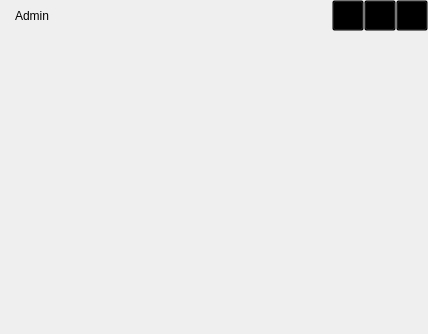
<?xml version="1.0" encoding="UTF-8"?>
<ui version="4.0">
 <class>MainWindow</class>
 <widget class="QWidget" name="MainWindow">
  <property name="geometry">
   <rect>
    <x>0</x>
    <y>0</y>
    <width>428</width>
    <height>334</height>
   </rect>
  </property>
  <property name="minimumSize">
   <size>
    <width>400</width>
    <height>300</height>
   </size>
  </property>
  <layout class="QVBoxLayout" name="verticalLayout">
   <property name="spacing">
    <number>0</number>
   </property>
   <property name="sizeConstraint">
    <enum>QLayout::SetMinAndMaxSize</enum>
   </property>
   <property name="leftMargin">
    <number>0</number>
   </property>
   <property name="topMargin">
    <number>0</number>
   </property>
   <property name="rightMargin">
    <number>0</number>
   </property>
   <property name="bottomMargin">
    <number>0</number>
   </property>
   <item>
    <layout class="QHBoxLayout" name="horizontalLayout" stretch="0,4,0,0,0">
     <property name="spacing">
      <number>0</number>
     </property>
     <item>
      <widget class="QLabel" name="label_title">
       <property name="minimumSize">
        <size>
         <width>64</width>
         <height>0</height>
        </size>
       </property>
       <property name="text">
        <string>Admin</string>
       </property>
       <property name="alignment">
        <set>Qt::AlignCenter</set>
       </property>
      </widget>
     </item>
     <item>
      <widget class="QListWidget" name="listWidget">
       <property name="maximumSize">
        <size>
         <width>16777215</width>
         <height>32</height>
        </size>
       </property>
       <property name="styleSheet">
        <string notr="true">QListWidget { background-color: transparent; border: none;}</string>
       </property>
       <property name="flow">
        <enum>QListView::LeftToRight</enum>
       </property>
      </widget>
     </item>
     <item>
      <widget class="QToolButton" name="toolButton_min">
       <property name="styleSheet">
        <string notr="true">QToolButton { background-color: transparent; }
QToolButton:hover { background-color: rgba(102, 102, 102, 0.5); }</string>
       </property>
       <property name="icon">
        <iconset resource="resource/resource.qrc">
         <normaloff>:/icon/window_min.svg</normaloff>:/icon/window_min.svg</iconset>
       </property>
       <property name="iconSize">
        <size>
         <width>24</width>
         <height>24</height>
        </size>
       </property>
      </widget>
     </item>
     <item>
      <widget class="QToolButton" name="toolButton_max">
       <property name="styleSheet">
        <string notr="true">QToolButton { background-color: transparent; }
QToolButton:hover { background-color: rgba(102, 102, 102, 0.5); }</string>
       </property>
       <property name="icon">
        <iconset resource="resource/resource.qrc">
         <normaloff>:/icon/window_max.svg</normaloff>:/icon/window_max.svg</iconset>
       </property>
       <property name="iconSize">
        <size>
         <width>24</width>
         <height>24</height>
        </size>
       </property>
      </widget>
     </item>
     <item>
      <widget class="QToolButton" name="toolButton_close">
       <property name="styleSheet">
        <string notr="true">QToolButton { background-color: transparent; }
QToolButton:hover { background-color: rgba(255, 0, 0, 0.5); }</string>
       </property>
       <property name="icon">
        <iconset resource="resource/resource.qrc">
         <normaloff>:/icon/window_close.svg</normaloff>:/icon/window_close.svg</iconset>
       </property>
       <property name="iconSize">
        <size>
         <width>24</width>
         <height>24</height>
        </size>
       </property>
      </widget>
     </item>
    </layout>
   </item>
   <item>
    <widget class="QStackedWidget" name="stackedWidget">
     <property name="minimumSize">
      <size>
       <width>400</width>
       <height>300</height>
      </size>
     </property>
     <widget class="QWidget" name="page"/>
    </widget>
   </item>
  </layout>
 </widget>
 <resources>
  <include location="resource/resource.qrc"/>
 </resources>
 <connections>
  <connection>
   <sender>toolButton_close</sender>
   <signal>clicked()</signal>
   <receiver>MainWindow</receiver>
   <slot>close()</slot>
   <hints>
    <hint type="sourcelabel">
     <x>411</x>
     <y>16</y>
    </hint>
    <hint type="destinationlabel">
     <x>213</x>
     <y>166</y>
    </hint>
   </hints>
  </connection>
  <connection>
   <sender>toolButton_max</sender>
   <signal>clicked()</signal>
   <receiver>MainWindow</receiver>
   <slot>showMaximized()</slot>
   <hints>
    <hint type="sourcelabel">
     <x>380</x>
     <y>16</y>
    </hint>
    <hint type="destinationlabel">
     <x>213</x>
     <y>166</y>
    </hint>
   </hints>
  </connection>
  <connection>
   <sender>toolButton_min</sender>
   <signal>clicked()</signal>
   <receiver>MainWindow</receiver>
   <slot>showMinimized()</slot>
   <hints>
    <hint type="sourcelabel">
     <x>349</x>
     <y>16</y>
    </hint>
    <hint type="destinationlabel">
     <x>213</x>
     <y>166</y>
    </hint>
   </hints>
  </connection>
 </connections>
</ui>
